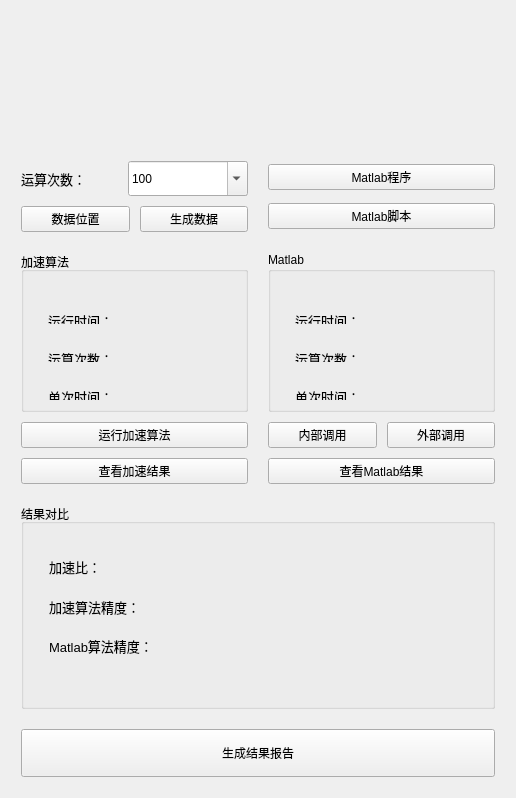
<?xml version="1.0" encoding="UTF-8"?>
<ui version="4.0">
 <class>Widget</class>
 <widget class="QWidget" name="Widget">
  <property name="geometry">
   <rect>
    <x>0</x>
    <y>0</y>
    <width>516</width>
    <height>798</height>
   </rect>
  </property>
  <property name="windowTitle">
   <string>Bessel算法加速</string>
  </property>
  <property name="windowIcon">
   <iconset resource="imgs.qrc">
    <normaloff>:/images/nku.png</normaloff>:/images/nku.png</iconset>
  </property>
  <property name="windowOpacity">
   <double>1.000000000000000</double>
  </property>
  <property name="styleSheet">
   <string notr="true"/>
  </property>
  <layout class="QVBoxLayout" name="verticalLayout_7">
   <item>
    <layout class="QVBoxLayout" name="verticalLayout_6">
     <property name="spacing">
      <number>20</number>
     </property>
     <property name="leftMargin">
      <number>10</number>
     </property>
     <property name="topMargin">
      <number>10</number>
     </property>
     <property name="rightMargin">
      <number>10</number>
     </property>
     <property name="bottomMargin">
      <number>10</number>
     </property>
     <item>
      <layout class="QHBoxLayout" name="horizontalLayout">
       <item>
        <spacer name="horizontalSpacer">
         <property name="orientation">
          <enum>Qt::Horizontal</enum>
         </property>
         <property name="sizeHint" stdset="0">
          <size>
           <width>40</width>
           <height>20</height>
          </size>
         </property>
        </spacer>
       </item>
       <item>
        <widget class="QLabel" name="label_3">
         <property name="minimumSize">
          <size>
           <width>120</width>
           <height>120</height>
          </size>
         </property>
         <property name="maximumSize">
          <size>
           <width>120</width>
           <height>120</height>
          </size>
         </property>
         <property name="text">
          <string/>
         </property>
         <property name="pixmap">
          <pixmap resource="imgs.qrc">:/images/nku.png</pixmap>
         </property>
         <property name="scaledContents">
          <bool>true</bool>
         </property>
        </widget>
       </item>
       <item>
        <spacer name="horizontalSpacer_2">
         <property name="orientation">
          <enum>Qt::Horizontal</enum>
         </property>
         <property name="sizeHint" stdset="0">
          <size>
           <width>40</width>
           <height>20</height>
          </size>
         </property>
        </spacer>
       </item>
      </layout>
     </item>
     <item>
      <layout class="QHBoxLayout" name="horizontalLayout_5">
       <property name="spacing">
        <number>20</number>
       </property>
       <item>
        <layout class="QVBoxLayout" name="verticalLayout_4">
         <property name="spacing">
          <number>10</number>
         </property>
         <item>
          <layout class="QHBoxLayout" name="horizontalLayout_2">
           <item>
            <widget class="QLabel" name="label_4">
             <property name="minimumSize">
              <size>
               <width>60</width>
               <height>35</height>
              </size>
             </property>
             <property name="font">
              <font>
               <pointsize>10</pointsize>
              </font>
             </property>
             <property name="text">
              <string>运算次数：</string>
             </property>
            </widget>
           </item>
           <item>
            <widget class="QComboBox" name="comboBox">
             <property name="minimumSize">
              <size>
               <width>120</width>
               <height>35</height>
              </size>
             </property>
             <property name="editable">
              <bool>true</bool>
             </property>
             <property name="currentText">
              <string>100</string>
             </property>
             <property name="maxVisibleItems">
              <number>10</number>
             </property>
             <item>
              <property name="text">
               <string>100</string>
              </property>
             </item>
             <item>
              <property name="text">
               <string>500</string>
              </property>
             </item>
             <item>
              <property name="text">
               <string>1000</string>
              </property>
             </item>
             <item>
              <property name="text">
               <string>5000</string>
              </property>
             </item>
             <item>
              <property name="text">
               <string>10000</string>
              </property>
             </item>
            </widget>
           </item>
          </layout>
         </item>
         <item>
          <layout class="QHBoxLayout" name="horizontalLayout_3">
           <property name="spacing">
            <number>10</number>
           </property>
           <item>
            <widget class="QPushButton" name="pushButton_data_loc">
             <property name="text">
              <string>数据位置</string>
             </property>
            </widget>
           </item>
           <item>
            <widget class="QPushButton" name="pushButton_gen_data">
             <property name="text">
              <string>生成数据</string>
             </property>
            </widget>
           </item>
          </layout>
         </item>
        </layout>
       </item>
       <item>
        <layout class="QVBoxLayout" name="verticalLayout">
         <property name="spacing">
          <number>10</number>
         </property>
         <item>
          <widget class="QPushButton" name="pushButton_matlab_loc">
           <property name="text">
            <string>Matlab程序</string>
           </property>
          </widget>
         </item>
         <item>
          <widget class="QPushButton" name="pushButton_matlab_script">
           <property name="text">
            <string>Matlab脚本</string>
           </property>
          </widget>
         </item>
        </layout>
       </item>
      </layout>
     </item>
     <item>
      <layout class="QHBoxLayout" name="horizontalLayout_15">
       <property name="spacing">
        <number>20</number>
       </property>
       <item>
        <layout class="QVBoxLayout" name="verticalLayout_3">
         <property name="spacing">
          <number>10</number>
         </property>
         <item>
          <widget class="QGroupBox" name="groupBox">
           <property name="minimumSize">
            <size>
             <width>200</width>
             <height>160</height>
            </size>
           </property>
           <property name="font">
            <font>
             <weight>50</weight>
             <bold>false</bold>
            </font>
           </property>
           <property name="title">
            <string>加速算法</string>
           </property>
           <widget class="QWidget" name="layoutWidget">
            <property name="geometry">
             <rect>
              <x>16</x>
              <y>46</y>
              <width>165</width>
              <height>26</height>
             </rect>
            </property>
            <layout class="QHBoxLayout" name="horizontalLayout_9">
             <item>
              <widget class="QLabel" name="label_2">
               <property name="minimumSize">
                <size>
                 <width>60</width>
                 <height>24</height>
                </size>
               </property>
               <property name="font">
                <font>
                 <pointsize>10</pointsize>
                </font>
               </property>
               <property name="text">
                <string>运行时间：</string>
               </property>
              </widget>
             </item>
             <item>
              <widget class="QLabel" name="label_accel_time">
               <property name="minimumSize">
                <size>
                 <width>96</width>
                 <height>24</height>
                </size>
               </property>
               <property name="font">
                <font>
                 <pointsize>12</pointsize>
                </font>
               </property>
               <property name="text">
                <string/>
               </property>
              </widget>
             </item>
            </layout>
           </widget>
           <widget class="QWidget" name="layoutWidget">
            <property name="geometry">
             <rect>
              <x>16</x>
              <y>84</y>
              <width>165</width>
              <height>26</height>
             </rect>
            </property>
            <layout class="QHBoxLayout" name="horizontalLayout_10">
             <item>
              <widget class="QLabel" name="label_6">
               <property name="minimumSize">
                <size>
                 <width>60</width>
                 <height>24</height>
                </size>
               </property>
               <property name="font">
                <font>
                 <pointsize>10</pointsize>
                </font>
               </property>
               <property name="text">
                <string>运算次数：</string>
               </property>
              </widget>
             </item>
             <item>
              <widget class="QLabel" name="label_accel_counts">
               <property name="minimumSize">
                <size>
                 <width>96</width>
                 <height>24</height>
                </size>
               </property>
               <property name="font">
                <font>
                 <pointsize>12</pointsize>
                </font>
               </property>
               <property name="text">
                <string/>
               </property>
              </widget>
             </item>
            </layout>
           </widget>
           <widget class="QWidget" name="layoutWidget">
            <property name="geometry">
             <rect>
              <x>16</x>
              <y>122</y>
              <width>165</width>
              <height>26</height>
             </rect>
            </property>
            <layout class="QHBoxLayout" name="horizontalLayout_11">
             <item>
              <widget class="QLabel" name="label_5">
               <property name="minimumSize">
                <size>
                 <width>60</width>
                 <height>24</height>
                </size>
               </property>
               <property name="font">
                <font>
                 <pointsize>10</pointsize>
                </font>
               </property>
               <property name="text">
                <string>单次时间：</string>
               </property>
              </widget>
             </item>
             <item>
              <widget class="QLabel" name="label_accel_once">
               <property name="minimumSize">
                <size>
                 <width>96</width>
                 <height>24</height>
                </size>
               </property>
               <property name="font">
                <font>
                 <pointsize>12</pointsize>
                </font>
               </property>
               <property name="text">
                <string/>
               </property>
              </widget>
             </item>
            </layout>
           </widget>
          </widget>
         </item>
         <item>
          <widget class="QPushButton" name="pushButton_accel">
           <property name="minimumSize">
            <size>
             <width>200</width>
             <height>0</height>
            </size>
           </property>
           <property name="text">
            <string>运行加速算法</string>
           </property>
          </widget>
         </item>
         <item>
          <widget class="QPushButton" name="pushButton_accel_result">
           <property name="minimumSize">
            <size>
             <width>200</width>
             <height>0</height>
            </size>
           </property>
           <property name="text">
            <string>查看加速结果</string>
           </property>
          </widget>
         </item>
        </layout>
       </item>
       <item>
        <layout class="QVBoxLayout" name="verticalLayout_2">
         <property name="spacing">
          <number>10</number>
         </property>
         <item>
          <widget class="QGroupBox" name="groupBox_2">
           <property name="minimumSize">
            <size>
             <width>200</width>
             <height>160</height>
            </size>
           </property>
           <property name="title">
            <string>Matlab</string>
           </property>
           <widget class="QWidget" name="layoutWidget">
            <property name="geometry">
             <rect>
              <x>16</x>
              <y>46</y>
              <width>165</width>
              <height>26</height>
             </rect>
            </property>
            <layout class="QHBoxLayout" name="horizontalLayout_12">
             <item>
              <widget class="QLabel" name="label_19">
               <property name="minimumSize">
                <size>
                 <width>60</width>
                 <height>24</height>
                </size>
               </property>
               <property name="font">
                <font>
                 <pointsize>10</pointsize>
                </font>
               </property>
               <property name="text">
                <string>运行时间：</string>
               </property>
              </widget>
             </item>
             <item>
              <widget class="QLabel" name="label_matlab_time">
               <property name="minimumSize">
                <size>
                 <width>96</width>
                 <height>24</height>
                </size>
               </property>
               <property name="font">
                <font>
                 <pointsize>12</pointsize>
                </font>
               </property>
               <property name="text">
                <string/>
               </property>
              </widget>
             </item>
            </layout>
           </widget>
           <widget class="QWidget" name="layoutWidget">
            <property name="geometry">
             <rect>
              <x>16</x>
              <y>84</y>
              <width>165</width>
              <height>26</height>
             </rect>
            </property>
            <layout class="QHBoxLayout" name="horizontalLayout_13">
             <item>
              <widget class="QLabel" name="label_21">
               <property name="minimumSize">
                <size>
                 <width>60</width>
                 <height>24</height>
                </size>
               </property>
               <property name="font">
                <font>
                 <pointsize>10</pointsize>
                </font>
               </property>
               <property name="text">
                <string>运算次数：</string>
               </property>
              </widget>
             </item>
             <item>
              <widget class="QLabel" name="label_matlab_counts">
               <property name="minimumSize">
                <size>
                 <width>96</width>
                 <height>24</height>
                </size>
               </property>
               <property name="font">
                <font>
                 <pointsize>12</pointsize>
                </font>
               </property>
               <property name="text">
                <string/>
               </property>
              </widget>
             </item>
            </layout>
           </widget>
           <widget class="QWidget" name="layoutWidget">
            <property name="geometry">
             <rect>
              <x>16</x>
              <y>122</y>
              <width>165</width>
              <height>26</height>
             </rect>
            </property>
            <layout class="QHBoxLayout" name="horizontalLayout_14">
             <item>
              <widget class="QLabel" name="label_23">
               <property name="minimumSize">
                <size>
                 <width>60</width>
                 <height>24</height>
                </size>
               </property>
               <property name="font">
                <font>
                 <pointsize>10</pointsize>
                </font>
               </property>
               <property name="text">
                <string>单次时间：</string>
               </property>
              </widget>
             </item>
             <item>
              <widget class="QLabel" name="label_matlab_once">
               <property name="minimumSize">
                <size>
                 <width>96</width>
                 <height>24</height>
                </size>
               </property>
               <property name="font">
                <font>
                 <pointsize>12</pointsize>
                </font>
               </property>
               <property name="text">
                <string/>
               </property>
              </widget>
             </item>
            </layout>
           </widget>
          </widget>
         </item>
         <item>
          <layout class="QHBoxLayout" name="horizontalLayout_4">
           <property name="spacing">
            <number>10</number>
           </property>
           <item>
            <widget class="QPushButton" name="pushButton_matlab">
             <property name="minimumSize">
              <size>
               <width>96</width>
               <height>0</height>
              </size>
             </property>
             <property name="text">
              <string>内部调用</string>
             </property>
            </widget>
           </item>
           <item>
            <widget class="QPushButton" name="pushButton_matlab_outside">
             <property name="minimumSize">
              <size>
               <width>96</width>
               <height>0</height>
              </size>
             </property>
             <property name="text">
              <string>外部调用</string>
             </property>
            </widget>
           </item>
          </layout>
         </item>
         <item>
          <widget class="QPushButton" name="pushButton_matlab_result">
           <property name="minimumSize">
            <size>
             <width>200</width>
             <height>0</height>
            </size>
           </property>
           <property name="text">
            <string>查看Matlab结果</string>
           </property>
          </widget>
         </item>
        </layout>
       </item>
      </layout>
     </item>
     <item>
      <widget class="QGroupBox" name="groupBox_3">
       <property name="minimumSize">
        <size>
         <width>420</width>
         <height>180</height>
        </size>
       </property>
       <property name="title">
        <string>结果对比</string>
       </property>
       <widget class="QWidget" name="layoutWidget">
        <property name="geometry">
         <rect>
          <x>17</x>
          <y>31</y>
          <width>210</width>
          <height>144</height>
         </rect>
        </property>
        <layout class="QVBoxLayout" name="verticalLayout_5">
         <item>
          <spacer name="verticalSpacer">
           <property name="orientation">
            <enum>Qt::Vertical</enum>
           </property>
           <property name="sizeHint" stdset="0">
            <size>
             <width>20</width>
             <height>13</height>
            </size>
           </property>
          </spacer>
         </item>
         <item>
          <layout class="QHBoxLayout" name="horizontalLayout_6">
           <item>
            <widget class="QLabel" name="label_7">
             <property name="minimumSize">
              <size>
               <width>108</width>
               <height>24</height>
              </size>
             </property>
             <property name="font">
              <font>
               <pointsize>10</pointsize>
              </font>
             </property>
             <property name="text">
              <string>加速比：</string>
             </property>
            </widget>
           </item>
           <item>
            <widget class="QLabel" name="label_result_ratio">
             <property name="minimumSize">
              <size>
               <width>96</width>
               <height>24</height>
              </size>
             </property>
             <property name="font">
              <font>
               <pointsize>12</pointsize>
              </font>
             </property>
             <property name="text">
              <string/>
             </property>
            </widget>
           </item>
          </layout>
         </item>
         <item>
          <spacer name="verticalSpacer_2">
           <property name="orientation">
            <enum>Qt::Vertical</enum>
           </property>
           <property name="sizeHint" stdset="0">
            <size>
             <width>20</width>
             <height>13</height>
            </size>
           </property>
          </spacer>
         </item>
         <item>
          <layout class="QHBoxLayout" name="horizontalLayout_7">
           <item>
            <widget class="QLabel" name="label_8">
             <property name="minimumSize">
              <size>
               <width>108</width>
               <height>24</height>
              </size>
             </property>
             <property name="font">
              <font>
               <pointsize>10</pointsize>
              </font>
             </property>
             <property name="text">
              <string>加速算法精度：</string>
             </property>
            </widget>
           </item>
           <item>
            <widget class="QLabel" name="label_result_1">
             <property name="minimumSize">
              <size>
               <width>96</width>
               <height>24</height>
              </size>
             </property>
             <property name="font">
              <font>
               <pointsize>12</pointsize>
              </font>
             </property>
             <property name="text">
              <string/>
             </property>
            </widget>
           </item>
          </layout>
         </item>
         <item>
          <spacer name="verticalSpacer_3">
           <property name="orientation">
            <enum>Qt::Vertical</enum>
           </property>
           <property name="sizeHint" stdset="0">
            <size>
             <width>20</width>
             <height>13</height>
            </size>
           </property>
          </spacer>
         </item>
         <item>
          <layout class="QHBoxLayout" name="horizontalLayout_8">
           <item>
            <widget class="QLabel" name="label_9">
             <property name="minimumSize">
              <size>
               <width>108</width>
               <height>24</height>
              </size>
             </property>
             <property name="font">
              <font>
               <pointsize>10</pointsize>
              </font>
             </property>
             <property name="text">
              <string>Matlab算法精度：</string>
             </property>
            </widget>
           </item>
           <item>
            <widget class="QLabel" name="label_result_2">
             <property name="minimumSize">
              <size>
               <width>96</width>
               <height>24</height>
              </size>
             </property>
             <property name="font">
              <font>
               <pointsize>12</pointsize>
              </font>
             </property>
             <property name="text">
              <string/>
             </property>
            </widget>
           </item>
          </layout>
         </item>
         <item>
          <spacer name="verticalSpacer_4">
           <property name="orientation">
            <enum>Qt::Vertical</enum>
           </property>
           <property name="sizeHint" stdset="0">
            <size>
             <width>20</width>
             <height>13</height>
            </size>
           </property>
          </spacer>
         </item>
        </layout>
       </widget>
      </widget>
     </item>
     <item>
      <widget class="QPushButton" name="pushButton_report">
       <property name="minimumSize">
        <size>
         <width>200</width>
         <height>48</height>
        </size>
       </property>
       <property name="text">
        <string>生成结果报告</string>
       </property>
      </widget>
     </item>
    </layout>
   </item>
  </layout>
 </widget>
 <layoutdefault spacing="6" margin="11"/>
 <resources>
  <include location="imgs.qrc"/>
 </resources>
 <connections/>
</ui>
